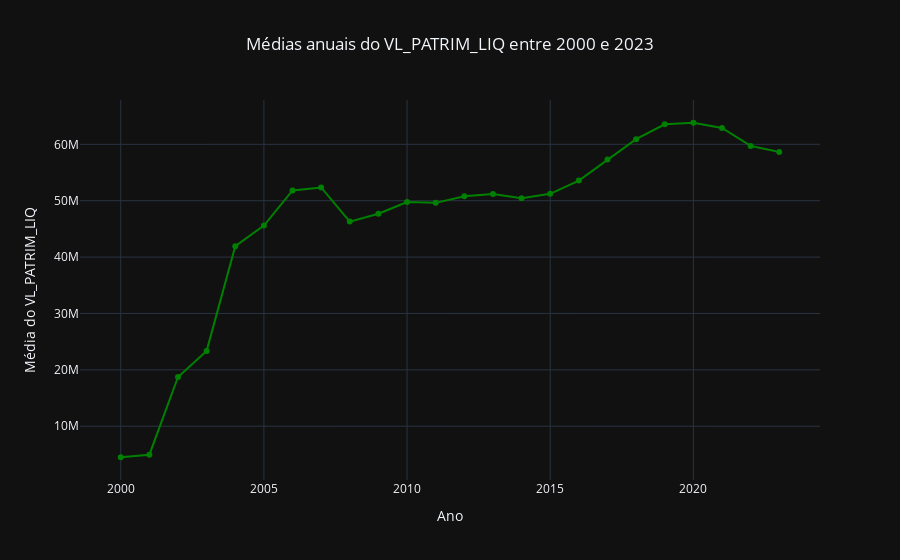

Source (notebook cell):
### Code cell
fig = px.line(
    data_frame= avg_vl_patrim_per_year,
    x= 'YEAR',
    y= 'avg(VL_PATRIM_LIQ)',
    markers= True,
    color_discrete_sequence= ['green'],
    title= 'Médias anuais do VL_PATRIM_LIQ entre 2000 e 2023'
)
fig.update_layout(title= {'x': 0.5}, yaxis_title= 'Média do VL_PATRIM_LIQ', xaxis_title= 'Ano')
fig.show()

### Figure 1 — Plotly figure (JSON) as saved in the notebook; plotly's stock layout.template omitted (floating-point values rounded to 4 significant figures)
{"data": [{"hovertemplate": "YEAR=%{x}<br>avg(VL_PATRIM_LIQ)=%{y}<extra></extra>", "legendgroup": "", "line": {"color": "green", "dash": "solid"}, "marker": {"symbol": "circle"}, "mode": "lines+markers", "name": "", "orientation": "v", "showlegend": false, "x": [2000, 2001, 2002, 2003, 2004, 2005, 2006, 2007, 2008, 2009, 2010, 2011, 2012, 2013, 2014, 2015, 2016, 2017, 2018, 2019, 2020, 2021, 2022, 2023], "xaxis": "x", "y": [4494000.0, 4948000.0, 18740000.0, 23360000.0, 41940000.0, 45590000.0, 51810000.0, 52350000.0, 46290000.0, 47690000.0, 49760000.0, 49620000.0, 50780000.0, 51210000.0, 50440000.0, 51220000.0, 53570000.0, 57310000.0, 60910000.0, 63550000.0, 63830000.0, 62900000.0, 59720000.0, 58640000.0], "yaxis": "y", "type": "scatter"}], "layout": {"xaxis": {"anchor": "y", "domain": [0.0, 1.0], "title": {"text": "Ano"}}, "yaxis": {"anchor": "x", "domain": [0.0, 1.0], "title": {"text": "Média do VL_PATRIM_LIQ"}}, "legend": {"tracegroupgap": 0}, "title": {"text": "Médias anuais do VL_PATRIM_LIQ entre 2000 e 2023", "x": 0.5}}}
